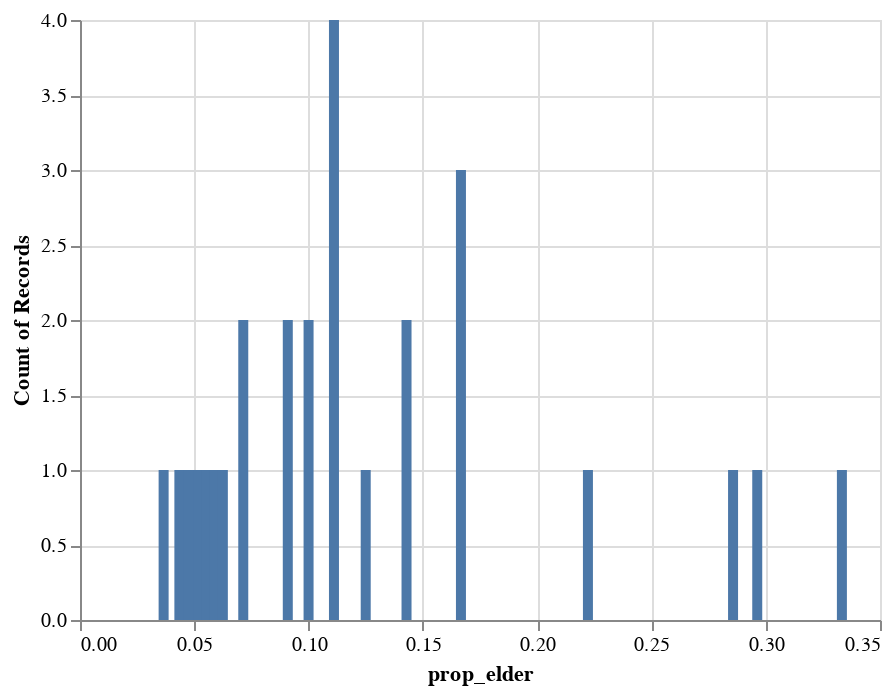

Source (notebook cell):
### Code cell
alt.Chart(combined_elderly_count).mark_bar(interpolate = "monotone").encode(
x = "prop_elder", y = "count()").transform_filter(datum.size >5)

### Figure 1 — Vega-Lite specification as saved in the notebook (floating-point values rounded to 4 significant figures)
{"config": {"view": {"continuousWidth": 400, "continuousHeight": 300}}, "data": {"name": "data-6eb88f7636c8dcc249d63ba32c8549d3"}, "mark": {"type": "bar", "interpolate": "monotone"}, "encoding": {"x": {"field": "prop_elder", "type": "quantitative"}, "y": {"aggregate": "count", "type": "quantitative"}}, "transform": [{"filter": "(datum.size > 5)"}], "$schema": "https://vega.github.io/schema/vega-lite/v4.17.0.json", "datasets": {"data-6eb88f7636c8dcc249d63ba32c8549d3": [{"cluster": 818, "size": 405, "older": "elderly", "count": 25, "prop_elder": 0.06173}, {"cluster": 225, "size": 82, "older": "elderly", "count": 3, "prop_elder": 0.03659}, {"cluster": 1046, "size": 42, "older": "elderly", "count": 3, "prop_elder": 0.07143}, {"cluster": 1084, "size": 39, "older": "elderly", "count": 2, "prop_elder": 0.05128}, {"cluster": 964, "size": 33, "older": "elderly", "count": 2, "prop_elder": 0.06061}, {"cluster": 199, "size": 27, "older": "elderly", "count": 8, "prop_elder": 0.2963}, {"cluster": 25, "size": 23, "older": "elderly", "count": 1, "prop_elder": 0.04348}, {"cluster": 729, "size": 22, "older": "elderly", "count": 1, "prop_elder": 0.04545}, {"cluster": 594, "size": 21, "older": "elderly", "count": 1, "prop_elder": 0.04762}, {"cluster": 1115, "size": 18, "older": "elderly", "count": 1, "prop_elder": 0.05556}, {"cluster": 965, "size": 17, "older": "elderly", "count": 1, "prop_elder": 0.05882}, {"cluster": 768, "size": 16, "older": "elderly", "count": 1, "prop_elder": 0.0625}, {"cluster": 699, "size": 14, "older": "elderly", "count": 1, "prop_elder": 0.07143}, {"cluster": 407, "size": 11, "older": "elderly", "count": 1, "prop_elder": 0.09091}, {"cluster": 367, "size": 11, "older": "elderly", "count": 1, "prop_elder": 0.09091}, {"cluster": 329, "size": 10, "older": "elderly", "count": 1, "prop_elder": 0.1}, {"cluster": 468, "size": 10, "older": "elderly", "count": 1, "prop_elder": 0.1}, {"cluster": 195, "size": 9, "older": "elderly", "count": 1, "prop_elder": 0.1111}, {"cluster": 1074, "size": 9, "older": "elderly", "count": 1, "prop_elder": 0.1111}, {"cluster": 1102, "size": 9, "older": "elderly", "count": 2, "prop_elder": 0.2222}, {"cluster": 86, "size": 9, "older": "elderly", "count": 1, "prop_elder": 0.1111}, {"cluster": 962, "size": 9, "older": "elderly", "count": 1, "prop_elder": 0.1111}, {"cluster": 241, "size": 8, "older": "elderly", "count": 1, "prop_elder": 0.125}, {"cluster": 496, "size": 7, "older": "elderly", "count": 1, "prop_elder": 0.1429}, {"cluster": 436, "size": 7, "older": "elderly", "count": 2, "prop_elder": 0.2857}, {"cluster": 1005, "size": 7, "older": "elderly", "count": 1, "prop_elder": 0.1429}, {"cluster": 506, "size": 6, "older": "elderly", "count": 1, "prop_elder": 0.1667}, {"cluster": 821, "size": 6, "older": "elderly", "count": 1, "prop_elder": 0.1667}, {"cluster": 365, "size": 6, "older": "elderly", "count": 1, "prop_elder": 0.1667}, {"cluster": 946, "size": 6, "older": "elderly", "count": 2, "prop_elder": 0.3333}, {"cluster": 511, "size": 5, "older": "elderly", "count": 1, "prop_elder": 0.2}, {"cluster": 551, "size": 5, "older": "elderly", "count": 1, "prop_elder": 0.2}, {"cluster": 222, "size": 4, "older": "elderly", "count": 1, "prop_elder": 0.25}, {"cluster": 857, "size": 4, "older": "elderly", "count": 1, "prop_elder": 0.25}, {"cluster": 908, "size": 4, "older": "elderly", "count": 1, "prop_elder": 0.25}, {"cluster": 180, "size": 4, "older": "elderly", "count": 1, "prop_elder": 0.25}, {"cluster": 994, "size": 4, "older": "elderly", "count": 1, "prop_elder": 0.25}, {"cluster": 930, "size": 3, "older": "elderly", "count": 1, "prop_elder": 0.3333}, {"cluster": 1025, "size": 3, "older": "elderly", "count": 1, "prop_elder": 0.3333}, {"cluster": 406, "size": 3, "older": "elderly", "count": 2, "prop_elder": 0.6667}, {"cluster": 634, "size": 3, "older": "elderly", "count": 1, "prop_elder": 0.3333}, {"cluster": 233, "size": 3, "older": "elderly", "count": 1, "prop_elder": 0.3333}, {"cluster": 923, "size": 3, "older": "elderly", "count": 1, "prop_elder": 0.3333}, {"cluster": 268, "size": 3, "older": "elderly", "count": 1, "prop_elder": 0.3333}, {"cluster": 1100, "size": 3, "older": "elderly", "count": 1, "prop_elder": 0.3333}, {"cluster": 582, "size": 3, "older": "elderly", "count": 1, "prop_elder": 0.3333}, {"cluster": 888, "size": 3, "older": "elderly", "count": 1, "prop_elder": 0.3333}, {"cluster": 785, "size": 3, "older": "elderly", "count": 1, "prop_elder": 0.3333}, {"cluster": 933, "size": 2, "older": "elderly", "count": 1, "prop_elder": 0.5}, {"cluster": 935, "size": 2, "older": "elderly", "count": 1, "prop_elder": 0.5}, {"cluster": 963, "size": 2, "older": "elderly", "count": 1, "prop_elder": 0.5}, {"cluster": 972, "size": 2, "older": "elderly", "count": 2, "prop_elder": 1.0}, {"cluster": 961, "size": 2, "older": "elderly", "count": 1, "prop_elder": 0.5}, {"cluster": 592, "size": 2, "older": "elderly", "count": 1, "prop_elder": 0.5}, {"cluster": 879, "size": 2, "older": "elderly", "count": 1, "prop_elder": 0.5}, {"cluster": 739, "size": 2, "older": "elderly", "count": 1, "prop_elder": 0.5}, {"cluster": 370, "size": 2, "older": "elderly", "count": 1, "prop_elder": 0.5}, {"cluster": 603, "size": 2, "older": "elderly", "count": 1, "prop_elder": 0.5}, {"cluster": 693, "size": 2, "older": "elderly", "count": 1, "prop_elder": 0.5}, {"cluster": 1037, "size": 2, "older": "elderly", "count": 1, "prop_elder": 0.5}, {"cluster": 215, "size": 2, "older": "elderly", "count": 1, "prop_elder": 0.5}, {"cluster": 220, "size": 2, "older": "elderly", "count": 1, "prop_elder": 0.5}, {"cluster": 223, "size": 2, "older": "elderly", "count": 2, "prop_elder": 1.0}, {"cluster": 236, "size": 2, "older": "elderly", "count": 1, "prop_elder": 0.5}, {"cluster": 1006, "size": 2, "older": "elderly", "count": 1, "prop_elder": 0.5}, {"cluster": 90, "size": 2, "older": "elderly", "count": 2, "prop_elder": 1.0}, {"cluster": 146, "size": 2, "older": "elderly", "count": 1, "prop_elder": 0.5}, {"cluster": 979, "size": 2, "older": "elderly", "count": 1, "prop_elder": 0.5}, {"cluster": 980, "size": 2, "older": "elderly", "count": 1, "prop_elder": 0.5}, {"cluster": 1155, "size": 2, "older": "elderly", "count": 1, "prop_elder": 0.5}, {"cluster": 277, "size": 2, "older": "elderly", "count": 1, "prop_elder": 0.5}, {"cluster": 255, "size": 2, "older": "elderly", "count": 2, "prop_elder": 1.0}, {"cluster": 998, "size": 2, "older": "elderly", "count": 1, "prop_elder": 0.5}, {"cluster": 789, "size": 1, "older": "elderly", "count": 1, "prop_elder": 1.0}, {"cluster": 782, "size": 1, "older": "elderly", "count": 1, "prop_elder": 1.0}, {"cluster": 1158, "size": 1, "older": "elderly", "count": 1, "prop_elder": 1.0}, {"cluster": 752, "size": 1, "older": "elderly", "count": 1, "prop_elder": 1.0}, {"cluster": 742, "size": 1, "older": "elderly", "count": 1, "prop_elder": 1.0}, {"cluster": 775, "size": 1, "older": "elderly", "count": 1, "prop_elder": 1.0}, {"cluster": 1029, "size": 1, "older": "elderly", "count": 1, "prop_elder": 1.0}, {"cluster": 900, "size": 1, "older": "elderly", "count": 1, "prop_elder": 1.0}, {"cluster": 999, "size": 1, "older": "elderly", "count": 1, "prop_elder": 1.0}, {"cluster": 840, "size": 1, "older": "elderly", "count": 1, "prop_elder": 1.0}, {"cluster": 841, "size": 1, "older": "elderly", "count": 1, "prop_elder": 1.0}, {"cluster": 848, "size": 1, "older": "elderly", "count": 1, "prop_elder": 1.0}, {"cluster": 880, "size": 1, "older": "elderly", "count": 1, "prop_elder": 1.0}, {"cluster": 877, "size": 1, "older": "elderly", "count": 1, "prop_elder": 1.0}, {"cluster": 872, "size": 1, "older": "elderly", "count": 1, "prop_elder": 1.0}, {"cluster": 1, "size": 1, "older": "elderly", "count": 1, "prop_elder": 1.0}, {"cluster": 266, "size": 1, "older": "elderly", "count": 1, "prop_elder": 1.0}, {"cluster": 216, "size": 1, "older": "elderly", "count": 1, "prop_elder": 1.0}, {"cluster": 192, "size": 1, "older": "elderly", "count": 1, "prop_elder": 1.0}, {"cluster": 333, "size": 1, "older": "elderly", "count": 1, "prop_elder": 1.0}, {"cluster": 71, "size": 1, "older": "elderly", "count": 1, "prop_elder": 1.0}, {"cluster": 4, "size": 1, "older": "elderly", "count": 1, "prop_elder": 1.0}, {"cluster": 14, "size": 1, "older": "elderly", "count": 1, "prop_elder": 1.0}, {"cluster": 26, "size": 1, "older": "elderly", "count": 1, "prop_elder": 1.0}, {"cluster": 166, "size": 1, "older": "elderly", "count": 1, "prop_elder": 1.0}, {"cluster": 134, "size": 1, "older": "elderly", "count": 1, "prop_elder": 1.0}, {"cluster": 154, "size": 1, "older": "elderly", "count": 1, "prop_elder": 1.0}, {"cluster": 158, "size": 1, "older": "elderly", "count": 1, "prop_elder": 1.0}, {"cluster": 120, "size": 1, "older": "elderly", "count": 1, "prop_elder": 1.0}, {"cluster": 81, "size": 1, "older": "elderly", "count": 1, "prop_elder": 1.0}, {"cluster": 101, "size": 1, "older": "elderly", "count": 1, "prop_elder": 1.0}, {"cluster": 571, "size": 1, "older": "elderly", "count": 1, "prop_elder": 1.0}, {"cluster": 544, "size": 1, "older": "elderly", "count": 1, "prop_elder": 1.0}, {"cluster": 552, "size": 1, "older": "elderly", "count": 1, "prop_elder": 1.0}, {"cluster": 564, "size": 1, "older": "elderly", "count": 1, "prop_elder": 1.0}, {"cluster": 615, "size": 1, "older": "elderly", "count": 1, "prop_elder": 1.0}, {"cluster": 642, "size": 1, "older": "elderly", "count": 1, "prop_elder": 1.0}, {"cluster": 643, "size": 1, "older": "elderly", "count": 1, "prop_elder": 1.0}, {"cluster": 414, "size": 1, "older": "elderly", "count": 1, "prop_elder": 1.0}, {"cluster": 358, "size": 1, "older": "elderly", "count": 1, "prop_elder": 1.0}, {"cluster": 503, "size": 1, "older": "elderly", "count": 1, "prop_elder": 1.0}, {"cluster": 523, "size": 1, "older": "elderly", "count": 1, "prop_elder": 1.0}, {"cluster": 449, "size": 1, "older": "elderly", "count": 1, "prop_elder": 1.0}, {"cluster": 451, "size": 1, "older": "elderly", "count": 1, "prop_elder": 1.0}, {"cluster": 453, "size": 1, "older": "elderly", "count": 1, "prop_elder": 1.0}, {"cluster": 454, "size": 1, "older": "elderly", "count": 1, "prop_elder": 1.0}]}}
